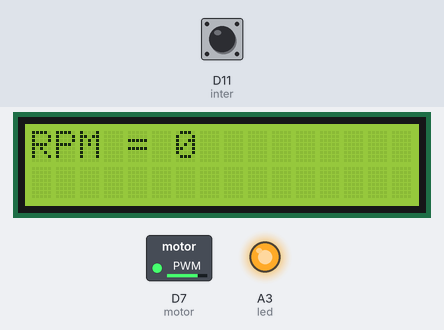
Recording of a program running on a simulated CircuitPython board. Shown: 16×2 character LCD, switched loads named in the program (green lamp = pin HIGH), output pins drawn as LEDs (lit = HIGH). The test bench sets the inputs (shaded band); at power-on: D11 (inter) HIGH. What the program prints to the serial console is not drawn.

Above: at 4.3 s.
4.4 s: D11 (inter) pulled LOW for 0.15 s
At 6.6 s:
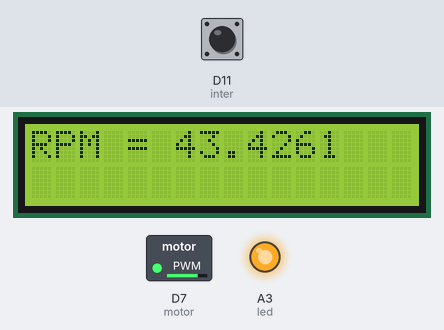
7.0 s: D11 (inter) pulled LOW for 1 s
At 8.4 s:
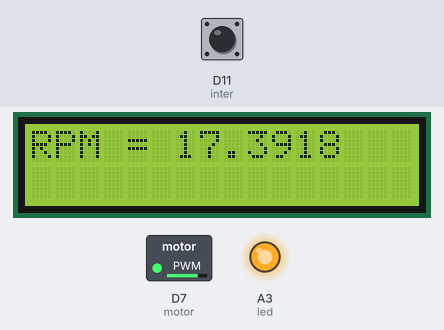
9.6 s: D11 (inter) pulled LOW for 0.15 s
At 11.2 s:
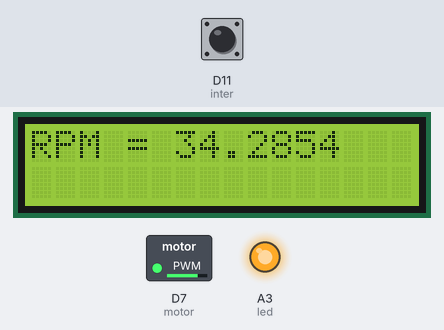
12.0 s: D11 (inter) pulled LOW for 1 s
At 13.8 s:
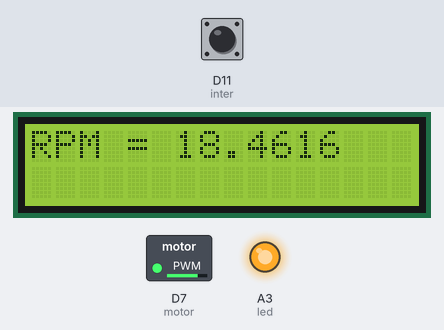
14.6 s: D11 (inter) pulsed LOW 2 times (0.12 s each, 0.3 s apart)
At 15.67 s:
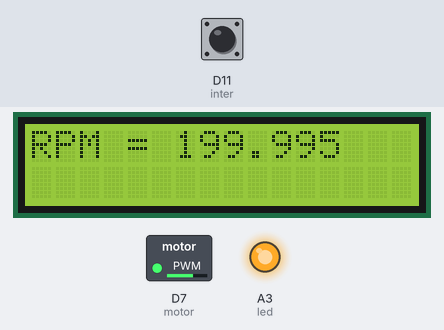
Timing chart, 0 to 33.2 s (numbered marks = the images above; inputs shaded):
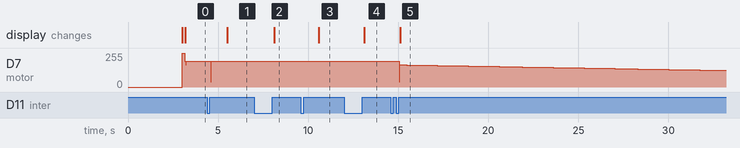

The program:

final.code.py
```python
import board
import time
import pwmio
import analogio as AIO
import digitalio as DIO
from lcd.lcd import LCD
from lcd.i2c_pcf8574_interface import I2CPCF8574Interface
import PID_CPY as PidLib

setpoint = 180

pid = PidLib.PID(360, 30, 150.0, setpoint= setpoint)
pid.output_limits = (10000, 50000)

time.sleep(3)
#  defining lcd
i2c = board.I2C()
lcd = LCD(I2CPCF8574Interface(i2c, 0x27), num_rows=2, num_cols=16)

#  difining photointerrupter
inter = DIO.DigitalInOut(board.D11)  # assigns pin to interrupter
inter.direction = DIO.Direction.INPUT  #interrupter is the input
inter.pull = DIO.Pull.UP

#  defining motor
pot = AIO.AnalogIn(board.A0)
motor =  pwmio.PWMOut(board.D7)
motor.duty_cycle = 65535
print("running")
time.sleep(0.15)

# defining led
led = DIO.DigitalInOut(board.A3)
led.direction = DIO.Direction.OUTPUT
led.value = True

#  these are the variables
intTime =0
interrupts =0
RPM = 0
lastVal = False
previous_time = time.monotonic()
rpmCheckTime = 0.5
rpmCheckState = True
photoVal = False
oldPhotoVal = False # Used to make sure we only count the first loop when interupt is broken

time1 =0
time2 =0
RPM = 0

while True:

    #  testing range w pot
    # motor_speed = pot.value # both of these values are 16 bit so no mapping is needed

    # motor.duty_cycle = motor_speed

    motor.duty_cycle = int(pid(RPM))

    intTime +=1
    if intTime % 1000 ==1 : # Every however many loops, print to LCD to reduce flickering

        #put all prints in here
        # print(f"{inter.value} {interrupts} Rpm: {RPM} TMC: {time.monotonic()}")
        #  setting up/writing to LCD
        lcd.clear()
        lcd.set_cursor_pos(0, 0)
        lcd.print(str("RPM = "))
        lcd.print(str(RPM))

    #  Prevents interrupter from interrupting more than once per interrupt
    photoVal = inter.value


    if photoVal and (oldPhotoVal == False):
        oldPhotoVal = True
        interrupts += 1

        if interrupts % 2 == 0:
            time2= time.monotonic()
            RPM = 1.0/((time2-time1))*60
            print((f"{inter.value} {interrupts} Rpm: {RPM} 1"))
            time.sleep(0.05)
            time1 = time2
        elif interrupts % 2 == 1:    # first
            time2 = time.monotonic()
            RPM = 1.0/((time2-time1))*60
            print((f"{inter.value} {interrupts} Rpm: {RPM} 2"))
            time.sleep(0.05)
            time1 = time2
    #print(pid.components)
    if not photoVal:
        oldPhotoVal  = False


    # # if enough time has elapsed - calc RPM
    # if time.monotonic() > previous_time + rpmCheckTime:
    #     print("calc RPM")
    #     time_diff = time.monotonic() - previous_time + 0.1
    #     RPM = (interrupts/2.0/time_diff) * 60.0
    #     previous_time = time.monotonic()
    #     interrupts = 0
```

PID_CPY.py
```python
import time


def _clamp(value, limits):
    lower, upper = limits
    if value is None:
        return None
    elif (upper is not None) and (value > upper):
        return upper
    elif (lower is not None) and (value < lower):
        return lower
    return value


try:
    scale = 1e9
    def _to_s():
        return time.monotonic_ns()/scale
    # Get monotonic time to ensure that time deltas are always positive
    _current_time = _to_s
except AttributeError:
    # time.monotonic() not available (using python < 3.3), fallback to time.time()
    _current_time = time.monotonic
    print('time.monotonic_ns() not available, reverting to time.monotonic()')


class PID(object):
    """A simple PID controller."""

    def __init__(
        self,
        Kp=1.0,
        Ki=0.0,
        Kd=0.0,
        setpoint=0,
        sample_time=0.01,
        output_limits=(None, None),
        auto_mode=True,
        proportional_on_measurement=False,
        error_map=None,
        integral_in_band = (None,None)
    ):
        """
        Initialize a new PID controller.

        :param Kp: The value for the proportional gain Kp
        :param Ki: The value for the integral gain Ki
        :param Kd: The value for the derivative gain Kd
        :param setpoint: The initial setpoint that the PID will try to achieve
        :param sample_time: The time in seconds which the controller should wait before generating
            a new output value. The PID works best when it is constantly called (eg. during a
            loop), but with a sample time set so that the time difference between each update is
            (close to) constant. If set to None, the PID will compute a new output value every time
            it is called.
        :param output_limits: The initial output limits to use, given as an iterable with 2
            elements, for example: (lower, upper). The output will never go below the lower limit
            or above the upper limit. Either of the limits can also be set to None to have no limit
            in that direction. Setting output limits also avoids integral windup, since the
            integral term will never be allowed to grow outside of the limits.
        :param auto_mode: Whether the controller should be enabled (auto mode) or not (manual mode)
        :param proportional_on_measurement: Whether the proportional term should be calculated on
            the input directly rather than on the error (which is the traditional way). Using
            proportional-on-measurement avoids overshoot for some types of systems.
        :param error_map: Function to transform the error value in another constrained value.
        :param integral_in_band: Limits on the error value for which the integral term is calculated, in units of the setpoint (ie: degrees C, psi, etc)
            Useful for preventing integral windup. Integral term will only be calculated if the error value is above the min value and below the max value
        """
        self.Kp, self.Ki, self.Kd = Kp, Ki, Kd
        self.setpoint = setpoint
        self.sample_time = sample_time

        self._min_output, self._max_output = None, None
        self._integral_band_min, self._integral_band_max = None,None
        self._auto_mode = auto_mode
        self.proportional_on_measurement = proportional_on_measurement
        self.error_map = error_map

        self._proportional = 0
        self._integral = 0
        self._derivative = 0
        self.error = 0

        self._last_time = None
        self._last_output = None
        self._last_input = None

        self.output_limits = output_limits
        self.integral_in_band = integral_in_band
        self.reset()

    def __call__(self, input_, dt=None):
        """
        Update the PID controller.

        Call the PID controller with *input_* and calculate and return a control output if
        sample_time seconds has passed since the last update. If no new output is calculated,
        return the previous output instead (or None if no value has been calculated yet).

        :param dt: If set, uses this value for timestep instead of real time. This can be used in
            simulations when simulation time is different from real time.
        """
        if not self.auto_mode:
            return self._last_output

        now = _current_time()
        if dt is None:
            dt = now - self._last_time if (now - self._last_time) else 1e-16
        elif dt <= 0:
            raise ValueError('dt has negative value {}, must be positive'.format(dt))

        if self.sample_time is not None and dt < self.sample_time and self._last_output is not None:
            # Only update every sample_time seconds
            return self._last_output

        # Compute error terms
        self.error = self.setpoint - input_
        d_input = input_ - (self._last_input if (self._last_input is not None) else input_)

        # Check if must map the error
        if self.error_map is not None:
            self.error = self.error_map(self.error)


        # Compute the proportional term
        if not self.proportional_on_measurement:
            # Regular proportional-on-error, simply set the proportional term
            self._proportional = self.Kp * self.error
        else:
            # Add the proportional error on measurement to error_sum
            self._proportional -= self.Kp * d_input

        # Compute integral and derivative terms
        self._integral += self.Ki * self.error * dt
        self._integral = _clamp(self._integral, self.output_limits)  # Avoid integral windup

        if None not in (self._integral_band_min, self._integral_band_max):
            if self._integral_band_min < self.error < self._integral_band_max:
                pass
            else:
                self._integral = 0

        self._derivative = -self.Kd * d_input / dt

        # Compute final output
        output = self._proportional + self._integral + self._derivative
        output = _clamp(output, self.output_limits)

        # Keep track of state
        self._last_output = output
        self._last_input = input_
        self._last_time = now

        return output

    def __repr__(self):
        return (
            '{self.__class__.__name__}('
            'Kp={self.Kp!r}, Ki={self.Ki!r}, Kd={self.Kd!r}, '
            'setpoint={self.setpoint!r}, sample_time={self.sample_time!r}, '
            'output_limits={self.output_limits!r}, auto_mode={self.auto_mode!r}, '
            'proportional_on_measurement={self.proportional_on_measurement!r},'
            'error_map={self.error_map!r}'
            ')'
        ).format(self=self)

    @property
    def components(self):
        """
        The P-, I- and D-terms from the last computation as separate components as a tuple. Useful
        for visualizing what the controller is doing or when tuning hard-to-tune systems.
        """
        return self._proportional, self._integral, self._derivative

    @property
    def tunings(self):
        """The tunings used by the controller as a tuple: (Kp, Ki, Kd)."""
        return self.Kp, self.Ki, self.Kd

    @tunings.setter
    def tunings(self, tunings):
        """Set the PID tunings."""
        self.Kp, self.Ki, self.Kd = tunings

    @property
    def auto_mode(self):
        """Whether the controller is currently enabled (in auto mode) or not."""
        return self._auto_mode

    @auto_mode.setter
    def auto_mode(self, enabled):
        """Enable or disable the PID controller."""
        self.set_auto_mode(enabled)

    def set_auto_mode(self, enabled, last_output=None):
        """
        Enable or disable the PID controller, optionally setting the last output value.

        This is useful if some system has been manually controlled and if the PID should take over.
        In that case, disable the PID by setting auto mode to False and later when the PID should
        be turned back on, pass the last output variable (the control variable) and it will be set
        as the starting I-term when the PID is set to auto mode.

        :param enabled: Whether auto mode should be enabled, True or False
        :param last_output: The last output, or the control variable, that the PID should start
            from when going from manual mode to auto mode. Has no effect if the PID is already in
            auto mode.
        """
        if enabled and not self._auto_mode:
            # Switching from manual mode to auto, reset
            self.reset()

            self._integral = last_output if (last_output is not None) else 0
            self._integral = _clamp(self._integral, self.output_limits)

        self._auto_mode = enabled

    @property
    def output_limits(self):
        """
        The current output limits as a 2-tuple: (lower, upper).

        See also the *output_limits* parameter in :meth:`PID.__init__`.
        """
        return self._min_output, self._max_output

    @output_limits.setter
    def output_limits(self, limits):
        """Set the output limits."""
        if limits is None:
            self._min_output, self._max_output = None, None
            return

        min_output, max_output = limits

        if (None not in limits) and (max_output < min_output):
            raise ValueError('lower limit must be less than upper limit')

        self._min_output = min_output
        self._max_output = max_output

        self._integral = _clamp(self._integral, self.output_limits)
        self._last_output = _clamp(self._last_output, self.output_limits)

    @property
    def integral_in_band(self):
        """
        The current band in which the integral term is calculated, as a 2-tuple: (lower, upper).

        See also the *integral_in_band* parameter in :meth:`PID.__init__`.
        """
        return self._integral_band_min, self._integral_band_max

    @integral_in_band.setter
    def integral_in_band(self, limits):
        """Set the integral band limits."""
        if limits is None:
            self._integral_band_min, self._integral_band_max = None,None
            return

        min_band, max_band = limits

        if (None not in limits) and (max_band < min_band):
            raise ValueError('lower limit must be less than upper limit')

        self._integral_band_min = min_band
        self._integral_band_max = max_band

        if None not in (self._integral_band_min, self._integral_band_max):
            if self._integral_band_min < self.error < self._integral_band_max:
                pass
            else:
                self._integral = 0

    def reset(self):
        """
        Reset the PID controller internals.

        This sets each term to 0 as well as clearing the integral, the last output and the last
        input (derivative calculation).
        """
        self._proportional = 0
        self._integral = 0
        self._derivative = 0

        self._integral = _clamp(self._integral, self.output_limits)

        self._last_time = _current_time()
        self._last_output = None
        self._last_input = None
```

Measured:
- after the input at 4.4 s, D7 (motor): 195/255 → 41/255 after 0.20 s, → 195/255 0.01 s later; the display: changes after 1.1 s (image 1)
- after the input at 7.0 s, the display: changes after 1.1 s (image 2)
- after the input at 9.6 s, the display: changes after 1.0 s (image 3)
- after the input at 12.0 s, the display: changes after 1.1 s (image 4)
- after the input at 14.6 s, the display: first changes after 0.51 s (image 5 shows a later state)
